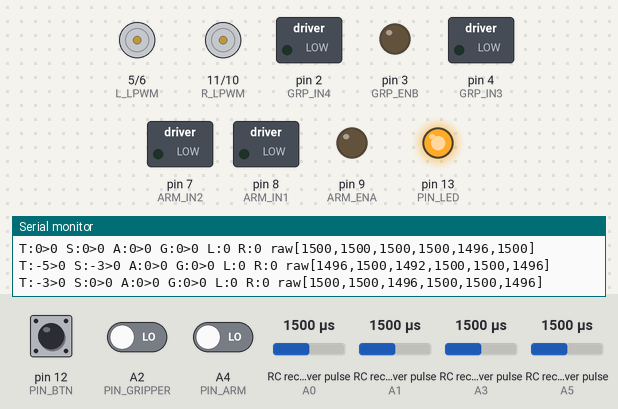
A sketch run on a simulated Arduino Uno, built with avr-gcc and run on an emulated ATmega328P. On the bench: motor-driver pin pairs drawn as motors (green arrow = first pin HIGH = forward, orange = second pin HIGH = backward, longer = more drive), switched loads named in the sketch (green lamp = pin HIGH), output pins drawn as LEDs (lit = HIGH), the last lines printed to the serial monitor. Wiring (inferred from the names in the program): 4 × RC receiver channel: data A0 / data A1 / data A3 / data A5. Dashed ring = blinking. The test bench sets the inputs (shaded band); at power-on: RC receiver pulse (sensors on A0, A3, A5, A1) 1500 µs, pin 12 (PIN_BTN) HIGH, A2 (PIN_GRIPPER) LOW, A4 (PIN_ARM) LOW.

Above: at 4.2 s.
4.3 s: RC receiver pulse (sensor on A0) set to 1020 µs
7.3 s: RC receiver pulse (sensor on A3) set to 1020 µs
At 7.57 s:
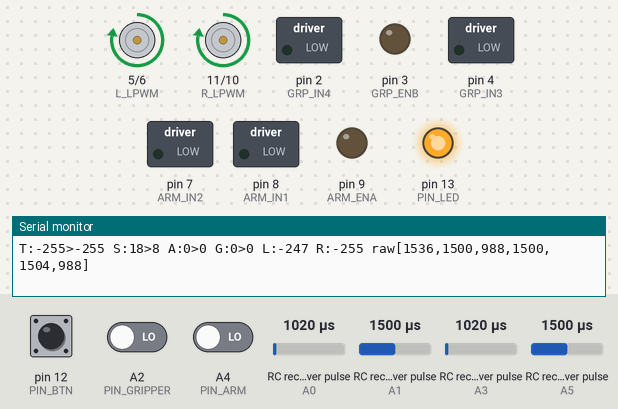
10.3 s: RC receiver pulse (sensor on A5) set to 1020 µs
13.3 s: pin 12 (PIN_BTN) pulled LOW for 0.15 s
At 14.11 s:
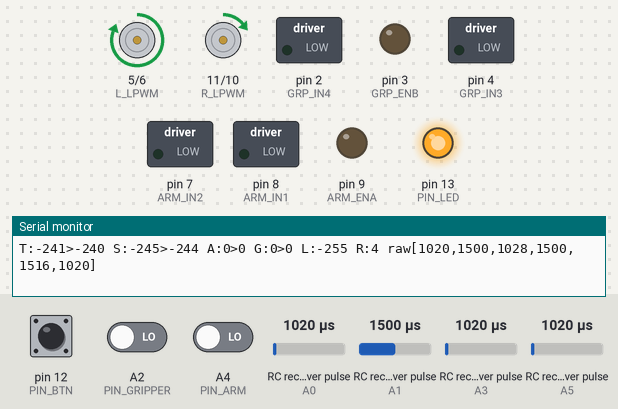
16.3 s: pin 12 (PIN_BTN) pulled LOW for 3.2 s
At 18.68 s:
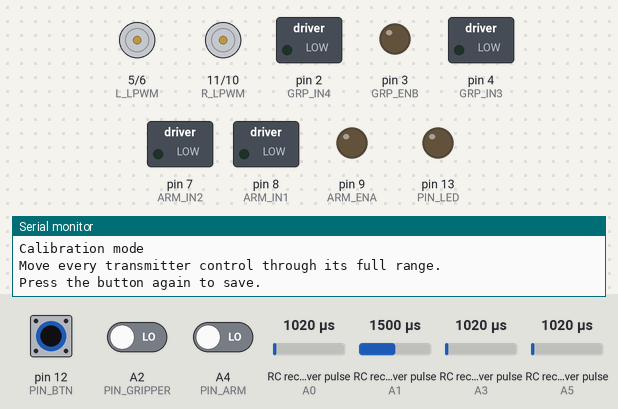
21.0 s: pin 12 (PIN_BTN) pulled LOW for 1 s
At 21.97 s:
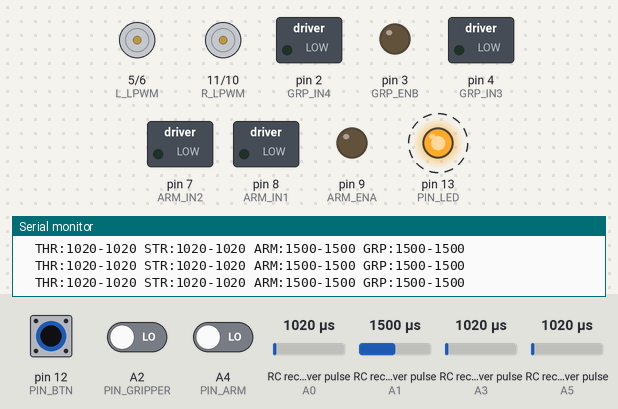
Timing chart, 0 to 25.0 s (numbered marks = the images above; inputs shaded):
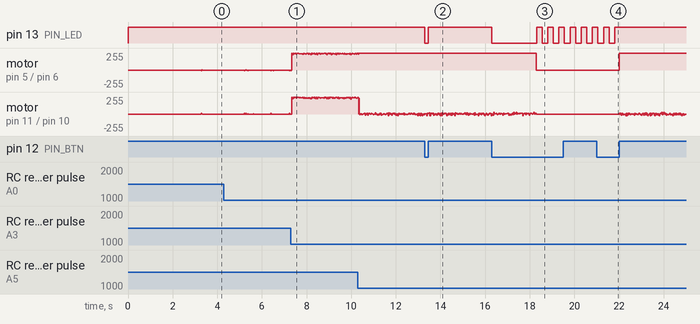

The sketch:

FarmTrack_V3.ino
```cpp
/*
------------------------------------------------------------
 FarmTrack V3
------------------------------------------------------------

 Author      : Bhavishya Chaudhary
 Platform    : Arduino Uno
 Language    : Arduino C++

 Description:
 Firmware for the third iteration of the FarmTrack
 off-road mobile robot.

 Features:
 - Differential drive control
 - Wireless control (FlySky CT6B)
 - EEPROM-based receiver calibration
 - Automatic failsafe
 - Quadratic throttle response
 - Non-linear steering
 - Calibration mode
 - Serial debugging

------------------------------------------------------------
*/

#include <EEPROM.h>

const bool DEBUG_ENABLED = true;

// --------------------------------------------------------
// Receiver Inputs
// --------------------------------------------------------
//
// Receiver channel assignments:
//
// CH1 -> A0 -> VR-B
// CH2 -> A1 -> VR-A
// CH3 -> A2 -> Left Stick (Horizontal)
// CH4 -> A3 -> Left Stick (Vertical)
// CH5 -> A4 -> Right Stick (Vertical)
// CH6 -> A5 -> Right Stick (Horizontal)

const int PIN_STEERING = A5;  // CH6 - Right Stick (Horizontal)
const int PIN_ARM      = A4;  // CH5 - Right Stick (Vertical)
const int PIN_THROTTLE = A3;  // CH4 - Left Stick (Vertical)
const int PIN_GRIPPER  = A2;  // CH3 - Left Stick (Horizontal)
const int PIN_CH5      = A1;  // CH2 - VR-A
const int PIN_CH6      = A0;  // CH1 - VR-B

// --------------------------------------------------------
// Motor Drivers
// --------------------------------------------------------

// Left BTS7960 Motor Driver
const int L_RPWM = 6;
const int L_LPWM = 5;

// Right BTS7960 Motor Driver
const int R_RPWM = 10;
const int R_LPWM = 11;

// L298N Arm Motor Driver
const int ARM_ENA = 9;
const int ARM_IN1 = 8;
const int ARM_IN2 = 7;

// L298N Gripper Motor Driver
const int GRP_ENB = 3;
const int GRP_IN3 = 4;
const int GRP_IN4 = 2;

// Button and Status LED pins
const int PIN_BTN = 12;
const int PIN_LED = 13;

// Calibration and Control thresholds
const int THR_DEAD     = 15;
const int STR_DEAD     = 10;
const int ARM_DEAD     = 20;
const int GRP_DEAD     = 20;
const int ARM_MAX_SPD  = 200;
const int GRP_MAX_SPD  = 180;
const int CAL_MARGIN   = 10;

// Timing constants (milliseconds)
const unsigned long FAILSAFE_MS = 500;
const unsigned long CAL_TIMEOUT = 30000;
const unsigned long LONG_PRESS  = 2000;
const unsigned long BLINK_MS    = 250;
const unsigned long DEBUG_MS    = 100;

// --------------------------------------------------------
// EEPROM
// --------------------------------------------------------
const int  EE_MAGIC_ADDR = 0;
const byte EE_MAGIC      = 0xB6;
const int  EE_DATA_ADDR  = 1;

// Receiver calibration data
struct CalData {
  int thrMin, thrMax;
  int strMin, strMax;
  int armMin, armMax;
  int grpMin, grpMax;
};
CalData cal = {1000, 2000, 1000, 2000, 1000, 2000, 1000, 2000};

// --------------------------------------------------------
// Receiver Processing
// --------------------------------------------------------
volatile unsigned long riseThr = 0, riseStr = 0, riseArm = 0, riseGrp = 0;
volatile unsigned long riseCh5 = 0, riseCh6 = 0;
volatile int pulseThr = 1500, pulseStr = 1500, pulseArm = 1500, pulseGrp = 1500;
volatile int pulseCh5 = 1500, pulseCh6 = 1500;
volatile bool newThr = false, newStr = false, newArm = false, newGrp = false;
volatile bool newCh5 = false, newCh6 = false;
volatile uint8_t prevPort = 0;

// Runtime state
enum Mode { RUN, CAL };
Mode mode = RUN;
unsigned long sigTime = 0, dbgTime = 0, blinkTime = 0, calStartT = 0;
unsigned long calPrintTime = 0;
bool btnDown = false, btnLong = false, calWaitRel = false, ledState = false;
unsigned long btnTime = 0;

int cArmMin, cArmMax, cGrpMin, cGrpMax;
int cThrMin, cThrMax, cStrMin, cStrMax;

int rawThr, rawStr, rawArm, rawGrp, rawCh5, rawCh6;

// Read PWM pulse widths from all receiver channels.
ISR(PCINT1_vect) {
  uint8_t cur = PINC;
  uint8_t chg = cur ^ prevPort;
  unsigned long t = micros();
  prevPort = cur;

  if (chg & (1 << PC5)) {
    if (cur & (1 << PC5)) riseStr = t;
    else { unsigned long w = t - riseStr; if (w >= 800 && w <= 2200) { pulseStr = w; newStr = true; } }
  }
  if (chg & (1 << PC4)) {
    if (cur & (1 << PC4)) riseArm = t;
    else { unsigned long w = t - riseArm; if (w >= 800 && w <= 2200) { pulseArm = w; newArm = true; } }
  }
  if (chg & (1 << PC3)) {
    if (cur & (1 << PC3)) riseThr = t;
    else { unsigned long w = t - riseThr; if (w >= 800 && w <= 2200) { pulseThr = w; newThr = true; } }
  }
  if (chg & (1 << PC2)) {
    if (cur & (1 << PC2)) riseGrp = t;
    else { unsigned long w = t - riseGrp; if (w >= 800 && w <= 2200) { pulseGrp = w; newGrp = true; } }
  }
  if (chg & (1 << PC1)) {
    if (cur & (1 << PC1)) riseCh5 = t;
    else { unsigned long w = t - riseCh5; if (w >= 800 && w <= 2200) { pulseCh5 = w; newCh5 = true; } }
  }
  if (chg & (1 << PC0)) {
    if (cur & (1 << PC0)) riseCh6 = t;
    else { unsigned long w = t - riseCh6; if (w >= 800 && w <= 2200) { pulseCh6 = w; newCh6 = true; } }
  }
}

// Map a receiver channel using its calibrated limits.
int mapChannel(int raw, int cMin, int cMax) {
  int cCtr = (cMin + cMax) / 2;
  int out;
  if (raw >= cCtr) {
    out = map(raw, cCtr, cMax, 0, 255);
  } else {
    out = map(raw, cMin, cCtr, -255, 0);
  }
  return constrain(out, -255, 255);
}

// Print stored calibration values.
void printCal() {
  Serial.println(F("Stored calibration (min | center | max):"));
  int c;
  c = (cal.thrMin + cal.thrMax) / 2;
  Serial.print(F("  THR: ")); Serial.print(cal.thrMin);
  Serial.print(F(" | ")); Serial.print(c);
  Serial.print(F(" | ")); Serial.println(cal.thrMax);

  c = (cal.strMin + cal.strMax) / 2;
  Serial.print(F("  STR: ")); Serial.print(cal.strMin);
  Serial.print(F(" | ")); Serial.print(c);
  Serial.print(F(" | ")); Serial.println(cal.strMax);

  c = (cal.armMin + cal.armMax) / 2;
  Serial.print(F("  ARM: ")); Serial.print(cal.armMin);
  Serial.print(F(" | ")); Serial.print(c);
  Serial.print(F(" | ")); Serial.println(cal.armMax);

  c = (cal.grpMin + cal.grpMax) / 2;
  Serial.print(F("  GRP: ")); Serial.print(cal.grpMin);
  Serial.print(F(" | ")); Serial.print(c);
  Serial.print(F(" | ")); Serial.println(cal.grpMax);
}

// Load calibration from EEPROM.
void loadCal() {
  if (EEPROM.read(EE_MAGIC_ADDR) == EE_MAGIC) {
    EEPROM.get(EE_DATA_ADDR, cal);
    if (cal.thrMin < 800 || cal.thrMax > 2200 ||
        cal.strMin < 800 || cal.strMax > 2200 ||
        cal.armMin < 800 || cal.armMax > 2200 ||
        cal.grpMin < 800 || cal.grpMax > 2200 ||
        cal.thrMax - cal.thrMin < 100 ||
        cal.strMax - cal.strMin < 100) {
      cal = {1000, 2000, 1000, 2000, 1000, 2000, 1000, 2000};
      if (DEBUG_ENABLED) Serial.println(F("EEPROM data invalid. Defaults loaded."));
    } else {
      if (DEBUG_ENABLED) Serial.println(F("Calibration data successfully loaded from EEPROM."));
    }
  } else {
    if (DEBUG_ENABLED) Serial.println(F("No saved calibration found. Loading default constants."));
  }
}

// Save calibration to EEPROM.
void saveCal() {
  EEPROM.put(EE_MAGIC_ADDR, EE_MAGIC);
  EEPROM.put(EE_DATA_ADDR, cal);
}

// Read the latest receiver values and update the failsafe timer.
void readRC(int &thr, int &str, int &arm, int &grp,
            int &ch5, int &ch6, bool &fail) {
  noInterrupts();
  thr = pulseThr;  str = pulseStr;
  arm = pulseArm;  grp = pulseGrp;
  ch5 = pulseCh5;  ch6 = pulseCh6;
  bool got = newThr || newStr || newArm || newGrp || newCh5 || newCh6;
  newThr = newStr = newArm = newGrp = newCh5 = newCh6 = false;
  interrupts();

  if (got) sigTime = millis();
  fail = (millis() - sigTime > FAILSAFE_MS);
}

// --------------------------------------------------------
// Calibration
// --------------------------------------------------------

// Enter calibration mode.
void calBegin() {
  mode = CAL;
  calStartT = millis();
  calPrintTime = millis();
  stopAll();
  calWaitRel = true;

  noInterrupts();
  int t = pulseThr; int s = pulseStr;
  int a = pulseArm; int g = pulseGrp;
  interrupts();

  cThrMin = t; cThrMax = t;
  cStrMin = s; cStrMax = s;
  cArmMin = a; cArmMax = a;
  cGrpMin = g; cGrpMax = g;

  if (DEBUG_ENABLED) {
    Serial.println(F("Calibration mode"));
    Serial.println(F("Move every transmitter control through its full range."));
    Serial.println(F("Press the button again to save."));
  }
}

// Update calibration limits.
void calUpdate() {
  noInterrupts();
  int t = pulseThr; int s = pulseStr;
  int a = pulseArm; int g = pulseGrp;
  interrupts();

  if (t < cThrMin) cThrMin = t;  if (t > cThrMax) cThrMax = t;
  if (s < cStrMin) cStrMin = s;  if (s > cStrMax) cStrMax = s;
  if (a < cArmMin) cArmMin = a;  if (a > cArmMax) cArmMax = a;
  if (g < cGrpMin) cGrpMin = g;  if (g > cGrpMax) cGrpMax = g;

  // Print progress dynamically to serial output
  if (DEBUG_ENABLED && millis() - calPrintTime >= 1000) {
    calPrintTime = millis();
    Serial.print(F("  THR:")); Serial.print(cThrMin);
    Serial.print(F("-")); Serial.print(cThrMax);
    Serial.print(F(" STR:")); Serial.print(cStrMin);
    Serial.print(F("-")); Serial.print(cStrMax);
    Serial.print(F(" ARM:")); Serial.print(cArmMin);
    Serial.print(F("-")); Serial.print(cArmMax);
    Serial.print(F(" GRP:")); Serial.print(cGrpMin);
    Serial.print(F("-")); Serial.println(cGrpMax);
  }
}

// Validate and save calibration.
void calFinish() {
  bool ok = (cThrMax - cThrMin >= 200) && (cStrMax - cStrMin >= 200);

  if (ok) {
    cal.thrMin = cThrMin + CAL_MARGIN;
    cal.thrMax = cThrMax - CAL_MARGIN;
    cal.strMin = cStrMin + CAL_MARGIN;
    cal.strMax = cStrMax - CAL_MARGIN;

    if (cArmMax - cArmMin >= 100) {
      cal.armMin = cArmMin + CAL_MARGIN;
      cal.armMax = cArmMax - CAL_MARGIN;
    }
    if (cGrpMax - cGrpMin >= 100) {
      cal.grpMin = cGrpMin + CAL_MARGIN;
      cal.grpMax = cGrpMax - CAL_MARGIN;
    }

    saveCal();
    if (DEBUG_ENABLED) {
      Serial.println(F("Calibration completed successfully."));
      printCal();
    }
  } else {
    if (DEBUG_ENABLED) {
      Serial.println(F("Calibration failed."));
      Serial.print(F("  Throttle range: ")); Serial.println(cThrMax - cThrMin);
      Serial.print(F("  Steering range: ")); Serial.println(cStrMax - cStrMin);
    }
  }

  mode = RUN;
  digitalWrite(PIN_LED, HIGH);
  btnDown = false;
}

// --------------------------------------------------------
// Drive Control
// --------------------------------------------------------

// Apply deadband and scale the remaining stick travel.
int dzRamp(int val, int dz, int maxOut) {
  if (abs(val) <= dz) return 0;
  int sign = (val > 0) ? 1 : -1;
  int out = map(abs(val), dz + 1, 255, 1, maxOut);
  return constrain(out, 1, maxOut) * sign;
}

// Differential drive output.
void driveMotors(int left, int right) {
  left  = constrain(left,  -255, 255);
  right = constrain(right, -255, 255);

  if (left > 0)       { analogWrite(L_RPWM, left);  analogWrite(L_LPWM, 0);      }
  else if (left < 0)  { analogWrite(L_RPWM, 0);     analogWrite(L_LPWM, -left);   }
  else                 { analogWrite(L_RPWM, 0);     analogWrite(L_LPWM, 0);       }

  if (right > 0)      { analogWrite(R_RPWM, right); analogWrite(R_LPWM, 0);       }
  else if (right < 0) { analogWrite(R_RPWM, 0);     analogWrite(R_LPWM, -right);  }
  else                 { analogWrite(R_RPWM, 0);     analogWrite(R_LPWM, 0);       }
}

// Drive the arm motor.
void driveArm(int spd) {
  spd = constrain(spd, -ARM_MAX_SPD, ARM_MAX_SPD);
  if (spd > 0) {
    digitalWrite(ARM_IN1, HIGH); digitalWrite(ARM_IN2, LOW);
    analogWrite(ARM_ENA, spd);
  } else if (spd < 0) {
    digitalWrite(ARM_IN1, LOW);  digitalWrite(ARM_IN2, HIGH);
    analogWrite(ARM_ENA, -spd);
  } else {
    digitalWrite(ARM_IN1, LOW);  digitalWrite(ARM_IN2, LOW);
    analogWrite(ARM_ENA, 0);
  }
}

// Drive the gripper motor.
void driveGripper(int spd) {
  spd = constrain(spd, -GRP_MAX_SPD, GRP_MAX_SPD);
  if (spd > 0) {
    digitalWrite(GRP_IN3, HIGH); digitalWrite(GRP_IN4, LOW);
    analogWrite(GRP_ENB, spd);
  } else if (spd < 0) {
    digitalWrite(GRP_IN3, LOW);  digitalWrite(GRP_IN4, HIGH);
    analogWrite(GRP_ENB, -spd);
  } else {
    digitalWrite(GRP_IN3, LOW);  digitalWrite(GRP_IN4, LOW);
    analogWrite(GRP_ENB, 0);
  }
}

// Stop functions.
void stopMotors()  { analogWrite(L_RPWM, 0); analogWrite(L_LPWM, 0);
                     analogWrite(R_RPWM, 0); analogWrite(R_LPWM, 0); }
void stopArm()     { digitalWrite(ARM_IN1, LOW); digitalWrite(ARM_IN2, LOW);
                     analogWrite(ARM_ENA, 0); }
void stopGripper() { digitalWrite(GRP_IN3, LOW); digitalWrite(GRP_IN4, LOW);
                     analogWrite(GRP_ENB, 0); }
void stopAll()     { stopMotors(); stopArm(); stopGripper(); }

// Handle the calibration button.
void handleButton() {
  bool pressed = (digitalRead(PIN_BTN) == LOW);
  unsigned long now = millis();

  if (mode == RUN) {
    if (pressed && !btnDown) {
      btnDown = true; btnTime = now; btnLong = false;
      digitalWrite(PIN_LED, LOW);
    }
    if (pressed && btnDown && !btnLong && now - btnTime >= LONG_PRESS) {
      btnLong = true;
      calBegin();
    }
    if (!pressed && btnDown) {
      btnDown = false;
      if (!btnLong) digitalWrite(PIN_LED, HIGH);
    }
  }
  else if (mode == CAL) {
    if (now - blinkTime >= BLINK_MS) {
      blinkTime = now; ledState = !ledState;
      digitalWrite(PIN_LED, ledState);
    }
    if (pressed && !btnDown) btnDown = true;
    if (!pressed && btnDown) {
      btnDown = false;
      if (calWaitRel) calWaitRel = false;
      else calFinish();
    }
    if (now - calStartT >= CAL_TIMEOUT) {
      if (DEBUG_ENABLED) Serial.println(F("Calibration timed out."));
      calFinish();
    }
  }
}

// --------------------------------------------------------
// Debug Utilities
// --------------------------------------------------------

// Print receiver and motor diagnostics.
void debugPrint(int mThr, int mStr, int mArm, int mGrp,
                int thr, int str, int arm, int grip,
                int lSpd, int rSpd, bool fail) {
  if (!DEBUG_ENABLED) return;
  if (millis() - dbgTime < DEBUG_MS) return;
  dbgTime = millis();

  if (fail) { Serial.println(F("!!! FAILSAFE !!!")); return; }

  Serial.print(F("T:")); Serial.print(mThr);
  Serial.print(F(">")); Serial.print(thr);
  Serial.print(F(" S:")); Serial.print(mStr);
  Serial.print(F(">")); Serial.print(str);
  Serial.print(F(" A:")); Serial.print(mArm);
  Serial.print(F(">")); Serial.print(arm);
  Serial.print(F(" G:")); Serial.print(mGrp);
  Serial.print(F(">")); Serial.print(grip);
  Serial.print(F(" L:")); Serial.print(lSpd);
  Serial.print(F(" R:")); Serial.print(rSpd);
  Serial.print(F(" raw["));
  Serial.print(rawStr);  Serial.print(F(","));
  Serial.print(rawArm);  Serial.print(F(","));
  Serial.print(rawThr);  Serial.print(F(","));
  Serial.print(rawGrp);  Serial.print(F(","));
  Serial.print(rawCh5);  Serial.print(F(","));
  Serial.print(rawCh6);
  Serial.println(F("]"));
}

// Display raw receiver values during startup.
void rawMonitor() {
  Serial.println(F("\nStarting 3-second raw input monitor. Move sticks to verify signal connection..."));
  unsigned long start = millis();
  while (millis() - start < 3000) {
    noInterrupts();
    int t = pulseThr; int s = pulseStr;
    int a = pulseArm; int g = pulseGrp;
    int c5 = pulseCh5; int c6 = pulseCh6;
    interrupts();

    Serial.print(F("CH1:")); Serial.print(s);
    Serial.print(F(" CH2:")); Serial.print(a);
    Serial.print(F(" CH3:")); Serial.print(t);
    Serial.print(F(" CH4:")); Serial.print(g);
    Serial.print(F(" CH5:")); Serial.print(c5);
    Serial.print(F(" CH6:")); Serial.println(c6);
    delay(200);
  }
  Serial.println(F("Raw input monitor complete.\n"));
}

// --------------------------------------------------------
// System setup
// --------------------------------------------------------
void setup() {
  if (DEBUG_ENABLED) {
    Serial.begin(115200);
    Serial.println(F("=========================================="));
    Serial.println(F(" FarmTrack V3 Controller"));
    Serial.println(F(" Firmware v1.0"));
    Serial.println(F("=========================================="));
  }

  pinMode(PIN_STEERING, INPUT); pinMode(PIN_ARM, INPUT);
  pinMode(PIN_THROTTLE, INPUT); pinMode(PIN_GRIPPER, INPUT);
  pinMode(PIN_CH5, INPUT);      pinMode(PIN_CH6, INPUT);

  pinMode(L_RPWM, OUTPUT); pinMode(L_LPWM, OUTPUT);
  pinMode(R_RPWM, OUTPUT); pinMode(R_LPWM, OUTPUT);
  pinMode(ARM_ENA, OUTPUT); pinMode(ARM_IN1, OUTPUT); pinMode(ARM_IN2, OUTPUT);
  pinMode(GRP_ENB, OUTPUT); pinMode(GRP_IN3, OUTPUT); pinMode(GRP_IN4, OUTPUT);
  pinMode(PIN_BTN, INPUT_PULLUP);
  pinMode(PIN_LED, OUTPUT);

  stopAll();
  loadCal();

  prevPort = PINC;
  PCICR  |= (1 << PCIE1);
  PCMSK1 |= (1 << PCINT8) | (1 << PCINT9) | (1 << PCINT10) |
             (1 << PCINT11) | (1 << PCINT12) | (1 << PCINT13);

  sigTime = millis();
  digitalWrite(PIN_LED, HIGH);

  if (DEBUG_ENABLED) {
    Serial.println(F("Receiver mapping:"));
    Serial.println(F("  CH1 (VR-B)                 -> A0"));
    Serial.println(F("  CH2 (VR-A)                 -> A1"));
    Serial.println(F("  CH3 (Left Horizontal)      -> A2"));
    Serial.println(F("  CH4 (Left Vertical)        -> A3"));
    Serial.println(F("  CH5 (Right Vertical)       -> A4"));
    Serial.println(F("  CH6 (Right Horizontal)     -> A5"));
    printCal();
    rawMonitor();
    Serial.println(F("System ready."));
  }
}

// --------------------------------------------------------
// Main control loop
// --------------------------------------------------------
void loop() {
  handleButton();

  if (mode == CAL) {
    calUpdate();
    stopAll();
    return;
  }

  bool fail;
  readRC(rawThr, rawStr, rawArm, rawGrp, rawCh5, rawCh6, fail);

  if (fail) {
    stopAll();
    debugPrint(0, 0, 0, 0, 0, 0, 0, 0, 0, 0, true);
    return;
  }

  int mThr = mapChannel(rawThr, cal.thrMin, cal.thrMax);
  int mStr = mapChannel(rawStr, cal.strMin, cal.strMax);
  int mArm = mapChannel(rawArm, cal.armMin, cal.armMax);
  int mGrp = mapChannel(rawGrp, cal.grpMin, cal.grpMax);

  int throttle  = dzRamp(mThr, THR_DEAD, 255);
  int steering  = dzRamp(mStr, STR_DEAD, 255);
  int armSpeed  = dzRamp(mArm, ARM_DEAD, ARM_MAX_SPD);
  int gripSpeed = dzRamp(mGrp, GRP_DEAD, GRP_MAX_SPD);

  int leftSpd  = constrain(throttle + steering, -255, 255);
  int rightSpd = constrain(throttle - steering, -255, 255);

  driveMotors(leftSpd, rightSpd);
  driveArm(armSpeed);
  driveGripper(gripSpeed);

  debugPrint(mThr, mStr, mArm, mGrp,
             throttle, steering, armSpeed, gripSpeed,
             leftSpd, rightSpd, fail);
}
```

Measured:
- after the input at 13.3 s, pin 13 (PIN_LED): HIGH → LOW at once, → HIGH 0.15 s later
- after the input at 16.3 s, pin 13 (PIN_LED): HIGH → LOW at once, then repeats every 0.50 s: HIGH 0.25 s, LOW 0.25 s; motor on pin 5 (L_LPWM) / pin 6 (L_RPWM): forward 255/255 → stopped after 2.0 s
